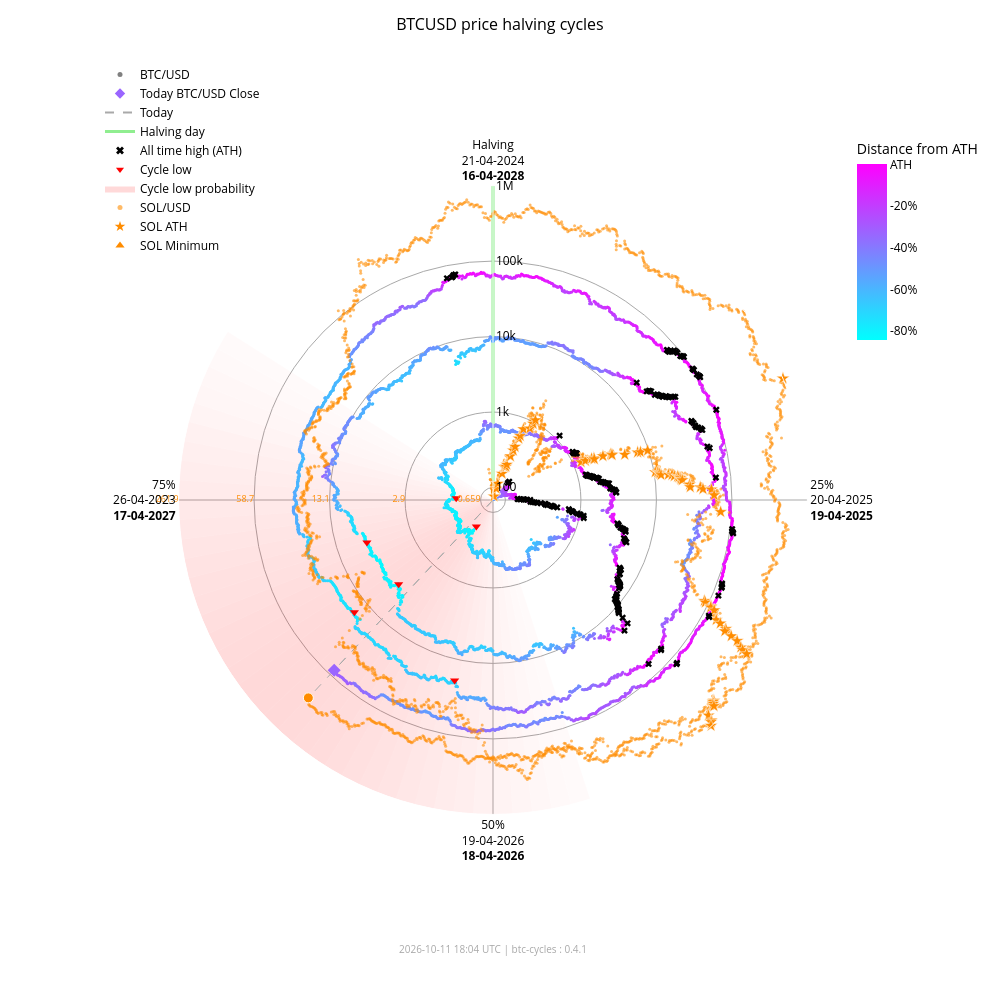

The notebook cell saved with this chart:
### Markdown cell above
### Interactive chart with overlay

### Code cell
fig_overlay_interactive = btc.plot(
    kind="interactive",
    from_date="2012-11-28",
    overlay=sol,
)
fig_overlay_interactive.show(config={"scrollZoom": True, "displayModeBar": True})

### Figure 1 — Plotly figure (JSON) as saved in the notebook; plotly's stock layout.template omitted (floating-point values rounded to 4 significant figures; data arrays with more than 128 entries replaced by an {"elided": "..."} marker saying what was removed)
{"data": [{"fill": "toself", "fillcolor": "rgba(255,0,0,0.018306980149439524)", "hoverinfo": "skip", "line": {"width": 0}, "mode": "lines", "r": [68.43, 1000000, 1000000, 68.43, 68.43], "showlegend": false, "theta": [162.0, 162.0, 165.6, 165.6, 162.0], "type": "scatterpolar"}, {"fill": "toself", "fillcolor": "rgba(255,0,0,0.02405911634527998)", "hoverinfo": "skip", "line": {"width": 0}, "mode": "lines", "r": [68.43, 1000000, 1000000, 68.43, 68.43], "showlegend": false, "theta": [165.6, 165.6, 169.2, 169.2, 165.6], "type": "scatterpolar"}, {"fill": "toself", "fillcolor": "rgba(255,0,0,0.030803449372254352)", "hoverinfo": "skip", "line": {"width": 0}, "mode": "lines", "r": [68.43, 1000000, 1000000, 68.43, 68.43], "showlegend": false, "theta": [169.2, 169.2, 172.8, 172.8, 169.2], "type": "scatterpolar"}, {"fill": "toself", "fillcolor": "rgba(255,0,0,0.03847233586005252)", "hoverinfo": "skip", "line": {"width": 0}, "mode": "lines", "r": [68.43, 1000000, 1000000, 68.43, 68.43], "showlegend": false, "theta": [172.8, 172.8, 176.4, 176.4, 172.8], "type": "scatterpolar"}, {"fill": "toself", "fillcolor": "rgba(255,0,0,0.04694405159551339)", "hoverinfo": "skip", "line": {"width": 0}, "mode": "lines", "r": [68.43, 1000000, 1000000, 68.43, 68.43], "showlegend": false, "theta": [176.4, 176.4, 180.0, 180.0, 176.4], "type": "scatterpolar"}, {"fill": "toself", "fillcolor": "rgba(255,0,0,0.05605603979818329)", "hoverinfo": "skip", "line": {"width": 0}, "mode": "lines", "r": [68.43, 1000000, 1000000, 68.43, 68.43], "showlegend": false, "theta": [180.0, 180.0, 183.6, 183.6, 180.0], "type": "scatterpolar"}, {"fill": "toself", "fillcolor": "rgba(255,0,0,0.06562330627802694)", "hoverinfo": "skip", "line": {"width": 0}, "mode": "lines", "r": [68.43, 1000000, 1000000, 68.43, 68.43], "showlegend": false, "theta": [183.6, 183.6, 187.2, 187.2, 183.6], "type": "scatterpolar"}, {"fill": "toself", "fillcolor": "rgba(255,0,0,0.07545707932574237)", "hoverinfo": "skip", "line": {"width": 0}, "mode": "lines", "r": [68.43, 1000000, 1000000, 68.43, 68.43], "showlegend": false, "theta": [187.2, 187.2, 190.8, 190.8, 187.2], "type": "scatterpolar"}, {"fill": "toself", "fillcolor": "rgba(255,0,0,0.08537841060169407)", "hoverinfo": "skip", "line": {"width": 0}, "mode": "lines", "r": [68.43, 1000000, 1000000, 68.43, 68.43], "showlegend": false, "theta": [190.8, 190.8, 194.4, 194.4, 190.8], "type": "scatterpolar"}, {"fill": "toself", "fillcolor": "rgba(255,0,0,0.09522272137134848)", "hoverinfo": "skip", "line": {"width": 0}, "mode": "lines", "r": [68.43, 1000000, 1000000, 68.43, 68.43], "showlegend": false, "theta": [194.4, 194.4, 198.0, 198.0, 194.4], "type": "scatterpolar"}, {"fill": "toself", "fillcolor": "rgba(255,0,0,0.10483418800389058)", "hoverinfo": "skip", "line": {"width": 0}, "mode": "lines", "r": [68.43, 1000000, 1000000, 68.43, 68.43], "showlegend": false, "theta": [198.0, 198.0, 201.6, 201.6, 198.0], "type": "scatterpolar"}, {"fill": "toself", "fillcolor": "rgba(255,0,0,0.11405248627197925)", "hoverinfo": "skip", "line": {"width": 0}, "mode": "lines", "r": [68.43, 1000000, 1000000, 68.43, 68.43], "showlegend": false, "theta": [201.6, 201.6, 205.2, 205.2, 201.6], "type": "scatterpolar"}, {"fill": "toself", "fillcolor": "rgba(255,0,0,0.12269756305009562)", "hoverinfo": "skip", "line": {"width": 0}, "mode": "lines", "r": [68.43, 1000000, 1000000, 68.43, 68.43], "showlegend": false, "theta": [205.2, 205.2, 208.8, 208.8, 205.2], "type": "scatterpolar"}, {"fill": "toself", "fillcolor": "rgba(255,0,0,0.13055959037792858)", "hoverinfo": "skip", "line": {"width": 0}, "mode": "lines", "r": [68.43, 1000000, 1000000, 68.43, 68.43], "showlegend": false, "theta": [208.8, 208.8, 212.4, 212.4, 208.8], "type": "scatterpolar"}, {"fill": "toself", "fillcolor": "rgba(255,0,0,0.13740037014073872)", "hoverinfo": "skip", "line": {"width": 0}, "mode": "lines", "r": [68.43, 1000000, 1000000, 68.43, 68.43], "showlegend": false, "theta": [212.4, 212.4, 216.0, 216.0, 212.4], "type": "scatterpolar"}, {"fill": "toself", "fillcolor": "rgba(255,0,0,0.14296927208088228)", "hoverinfo": "skip", "line": {"width": 0}, "mode": "lines", "r": [68.43, 1000000, 1000000, 68.43, 68.43], "showlegend": false, "theta": [216.0, 216.0, 219.6, 219.6, 216.0], "type": "scatterpolar"}, {"fill": "toself", "fillcolor": "rgba(255,0,0,0.14703219887325494)", "hoverinfo": "skip", "line": {"width": 0}, "mode": "lines", "r": [68.43, 1000000, 1000000, 68.43, 68.43], "showlegend": false, "theta": [219.6, 219.6, 223.2, 223.2, 219.6], "type": "scatterpolar"}, {"fill": "toself", "fillcolor": "rgba(255,0,0,0.14940752827264187)", "hoverinfo": "skip", "line": {"width": 0}, "mode": "lines", "r": [68.43, 1000000, 1000000, 68.43, 68.43], "showlegend": false, "theta": [223.2, 223.2, 226.8, 226.8, 223.2], "type": "scatterpolar"}, {"fill": "toself", "fillcolor": "rgba(255,0,0,0.15)", "hoverinfo": "skip", "line": {"width": 0}, "mode": "lines", "r": [68.43, 1000000, 1000000, 68.43, 68.43], "showlegend": false, "theta": [226.8, 226.8, 230.4, 230.4, 226.8], "type": "scatterpolar"}, {"fill": "toself", "fillcolor": "rgba(255,0,0,0.14882314851976614)", "hoverinfo": "skip", "line": {"width": 0}, "mode": "lines", "r": [68.43, 1000000, 1000000, 68.43, 68.43], "showlegend": false, "theta": [230.4, 230.4, 234.0, 234.0, 230.4], "type": "scatterpolar"}, {"fill": "toself", "fillcolor": "rgba(255,0,0,0.14600334989350275)", "hoverinfo": "skip", "line": {"width": 0}, "mode": "lines", "r": [68.43, 1000000, 1000000, 68.43, 68.43], "showlegend": false, "theta": [234.0, 234.0, 237.6, 237.6, 234.0], "type": "scatterpolar"}, {"fill": "toself", "fillcolor": "rgba(255,0,0,0.14176315293000513)", "hoverinfo": "skip", "line": {"width": 0}, "mode": "lines", "r": [68.43, 1000000, 1000000, 68.43, 68.43], "showlegend": false, "theta": [237.6, 237.6, 241.2, 241.2, 237.6], "type": "scatterpolar"}, {"fill": "toself", "fillcolor": "rgba(255,0,0,0.1363869302869166)", "hoverinfo": "skip", "line": {"width": 0}, "mode": "lines", "r": [68.43, 1000000, 1000000, 68.43, 68.43], "showlegend": false, "theta": [241.2, 241.2, 244.8, 244.8, 241.2], "type": "scatterpolar"}, {"fill": "toself", "fillcolor": "rgba(255,0,0,0.13017643696734477)", "hoverinfo": "skip", "line": {"width": 0}, "mode": "lines", "r": [68.43, 1000000, 1000000, 68.43, 68.43], "showlegend": false, "theta": [244.8, 244.8, 248.4, 248.4, 244.8], "type": "scatterpolar"}, {"fill": "toself", "fillcolor": "rgba(255,0,0,0.1234063302665758)", "hoverinfo": "skip", "line": {"width": 0}, "mode": "lines", "r": [68.43, 1000000, 1000000, 68.43, 68.43], "showlegend": false, "theta": [248.4, 248.4, 252.0, 252.0, 248.4], "type": "scatterpolar"}, {"fill": "toself", "fillcolor": "rgba(255,0,0,0.11628949020714345)", "hoverinfo": "skip", "line": {"width": 0}, "mode": "lines", "r": [68.43, 1000000, 1000000, 68.43, 68.43], "showlegend": false, "theta": [252.0, 252.0, 255.6, 255.6, 252.0], "type": "scatterpolar"}, {"fill": "toself", "fillcolor": "rgba(255,0,0,0.108959277972535)", "hoverinfo": "skip", "line": {"width": 0}, "mode": "lines", "r": [68.43, 1000000, 1000000, 68.43, 68.43], "showlegend": false, "theta": [255.6, 255.6, 259.2, 259.2, 255.6], "type": "scatterpolar"}, {"fill": "toself", "fillcolor": "rgba(255,0,0,0.1014715299920515)", "hoverinfo": "skip", "line": {"width": 0}, "mode": "lines", "r": [68.43, 1000000, 1000000, 68.43, 68.43], "showlegend": false, "theta": [259.2, 259.2, 262.8, 262.8, 259.2], "type": "scatterpolar"}, {"fill": "toself", "fillcolor": "rgba(255,0,0,0.09382430417652897)", "hoverinfo": "skip", "line": {"width": 0}, "mode": "lines", "r": [68.43, 1000000, 1000000, 68.43, 68.43], "showlegend": false, "theta": [262.8, 262.8, 266.4, 266.4, 262.8], "type": "scatterpolar"}, {"fill": "toself", "fillcolor": "rgba(255,0,0,0.08598937207621672)", "hoverinfo": "skip", "line": {"width": 0}, "mode": "lines", "r": [68.43, 1000000, 1000000, 68.43, 68.43], "showlegend": false, "theta": [266.4, 266.4, 270.0, 270.0, 266.4], "type": "scatterpolar"}, {"fill": "toself", "fillcolor": "rgba(255,0,0,0.07794710108398434)", "hoverinfo": "skip", "line": {"width": 0}, "mode": "lines", "r": [68.43, 1000000, 1000000, 68.43, 68.43], "showlegend": false, "theta": [270.0, 270.0, 273.6, 273.6, 270.0], "type": "scatterpolar"}, {"fill": "toself", "fillcolor": "rgba(255,0,0,0.06971614429145927)", "hoverinfo": "skip", "line": {"width": 0}, "mode": "lines", "r": [68.43, 1000000, 1000000, 68.43, 68.43], "showlegend": false, "theta": [273.6, 273.6, 277.2, 277.2, 273.6], "type": "scatterpolar"}, {"fill": "toself", "fillcolor": "rgba(255,0,0,0.061371174705723626)", "hoverinfo": "skip", "line": {"width": 0}, "mode": "lines", "r": [68.43, 1000000, 1000000, 68.43, 68.43], "showlegend": false, "theta": [277.2, 277.2, 280.8, 280.8, 277.2], "type": "scatterpolar"}, {"fill": "toself", "fillcolor": "rgba(255,0,0,0.05304520605236535)", "hoverinfo": "skip", "line": {"width": 0}, "mode": "lines", "r": [68.43, 1000000, 1000000, 68.43, 68.43], "showlegend": false, "theta": [280.8, 280.8, 284.4, 284.4, 280.8], "type": "scatterpolar"}, {"fill": "toself", "fillcolor": "rgba(255,0,0,0.044916938988340704)", "hoverinfo": "skip", "line": {"width": 0}, "mode": "lines", "r": [68.43, 1000000, 1000000, 68.43, 68.43], "showlegend": false, "theta": [284.4, 284.4, 288.0, 288.0, 284.4], "type": "scatterpolar"}, {"fill": "toself", "fillcolor": "rgba(255,0,0,0.0371870550186571)", "hoverinfo": "skip", "line": {"width": 0}, "mode": "lines", "r": [68.43, 1000000, 1000000, 68.43, 68.43], "showlegend": false, "theta": [288.0, 288.0, 291.6, 291.6, 288.0], "type": "scatterpolar"}, {"fill": "toself", "fillcolor": "rgba(255,0,0,0.030049603184432498)", "hoverinfo": "skip", "line": {"width": 0}, "mode": "lines", "r": [68.43, 1000000, 1000000, 68.43, 68.43], "showlegend": false, "theta": [291.6, 291.6, 295.2, 295.2, 291.6], "type": "scatterpolar"}, {"fill": "toself", "fillcolor": "rgba(255,0,0,0.023665126797805223)", "hoverinfo": "skip", "line": {"width": 0}, "mode": "lines", "r": [68.43, 1000000, 1000000, 68.43, 68.43], "showlegend": false, "theta": [295.2, 295.2, 298.8, 298.8, 295.2], "type": "scatterpolar"}, {"fill": "toself", "fillcolor": "rgba(255,0,0,0.018141004067302662)", "hoverinfo": "skip", "line": {"width": 0}, "mode": "lines", "r": [68.43, 1000000, 1000000, 68.43, 68.43], "showlegend": false, "theta": [298.8, 298.8, 302.4, 302.4, 298.8], "type": "scatterpolar"}, {"hoverinfo": "skip", "line": {"color": "darkgrey", "dash": "dash", "width": 1}, "mode": "lines", "r": [68.43, 82910.0], "showlegend": false, "theta": [223.0, 223.0], "type": "scatterpolar"}, {"hoverinfo": "skip", "line": {"color": "darkgrey", "dash": "dash", "width": 1}, "mode": "lines", "r": [68.43, 263300.0], "showlegend": false, "theta": [223.0, 223.0], "type": "scatterpolar"}, {"hoverinfo": "skip", "line": {"color": "lightgreen", "width": 3}, "mode": "lines", "r": [68.43, 1000000], "showlegend": false, "theta": [0, 0], "type": "scatterpolar"}, {"hoverinfo": "text", "marker": {"color": {"elided": "4915 str values"}, "size": 3}, "mode": "markers", "r": {"elided": "4915 float values"}, "showlegend": false, "text": {"elided": "4915 str values"}, "theta": {"elided": "4915 float values"}, "type": "scatterpolar"}, {"hoverinfo": "text", "marker": {"color": "#FF8C00", "opacity": 0.6, "size": 3}, "mode": "markers", "r": {"elided": "2375 float values"}, "showlegend": false, "text": {"elided": "2375 str values"}, "theta": {"elided": "2375 float values"}, "type": "scatterpolar"}, {"hoverinfo": "text", "marker": {"color": "#9a65ff", "size": 10, "symbol": "diamond"}, "mode": "markers", "r": [82910.0], "showlegend": false, "text": ["Today<br>Date: 2026-10-10<br>Price: $82,912.23"], "theta": [223.0], "type": "scatterpolar"}, {"hoverinfo": "text", "marker": {"color": "#FF8C00", "line": {"color": "white", "width": 1}, "size": 10, "symbol": "circle"}, "mode": "markers", "r": [263300.0], "showlegend": false, "text": ["Today SOL<br>Date: 2026-10-10<br>Price: $110.03"], "theta": [223.0], "type": "scatterpolar"}, {"hoverinfo": "text", "marker": {"color": "#FF8C00", "line": {"color": "white", "width": 0.5}, "size": 10, "symbol": "star"}, "mode": "markers", "r": [68.43, 76.69, 98.28, 115.1, 160.2, 199.2, 200.3, 203.8, 217.3, 287.8, 349.8, 397.3, 523.3, 573.2, 718.1, 798.5, 948.0, 1078.0, 1271.0, 1461.0, 1785.0, 1908.0, 1917.0, 2530.0, 3215.0, 3302.0, 3322.0, 4795.0, 7121.0, 7760.0, 9679.0, 10370.0, 11210.0, 11600.0, 11830.0, 12190.0, 15220.0, 16990.0, 18090.0, 20010.0, 20730.0, 21720.0, 21920.0, 22700.0, 28100.0, 28410.0, 38550.0, 41750.0, 54000.0, 58230.0, 71670.0, 86520.0, 90770.0, 111800.0, 112400.0, 128500.0, 155700.0, 182600.0, 229400.0, 231200.0, 295100.0, 371400.0, 451600.0, 493500.0, 583700.0, 612100.0, 618900.0, 644000.0, 686600.0, 744100.0, 879500.0, 907500.0, 980900.0, 1000000.0], "showlegend": false, "text": ["SOL ATH<br>Date: 2020-04-10<br>Price: $0.95", "SOL ATH<br>Date: 2020-07-12<br>Price: $1.02", "SOL ATH<br>Date: 2020-07-13<br>Price: $1.18", "SOL ATH<br>Date: 2020-07-15<br>Price: $1.29", "SOL ATH<br>Date: 2020-07-26<br>Price: $1.57", "SOL ATH<br>Date: 2020-07-27<br>Price: $1.78", "SOL ATH<br>Date: 2020-07-28<br>Price: $1.78", "SOL ATH<br>Date: 2020-08-03<br>Price: $1.80", "SOL ATH<br>Date: 2020-08-04<br>Price: $1.87", "SOL ATH<br>Date: 2020-08-06<br>Price: $2.21", "SOL ATH<br>Date: 2020-08-08<br>Price: $2.47", "SOL ATH<br>Date: 2020-08-09<br>Price: $2.67", "SOL ATH<br>Date: 2020-08-10<br>Price: $3.13", "SOL ATH<br>Date: 2020-08-11<br>Price: $3.30", "SOL ATH<br>Date: 2020-08-12<br>Price: $3.77", "SOL ATH<br>Date: 2020-08-28<br>Price: $4.01", "SOL ATH<br>Date: 2020-08-30<br>Price: $4.44", "SOL ATH<br>Date: 2020-08-31<br>Price: $4.78", "SOL ATH<br>Date: 2021-02-02<br>Price: $5.27", "SOL ATH<br>Date: 2021-02-03<br>Price: $5.72", "SOL ATH<br>Date: 2021-02-04<br>Price: $6.43", "SOL ATH<br>Date: 2021-02-05<br>Price: $6.68", "SOL ATH<br>Date: 2021-02-07<br>Price: $6.70", "SOL ATH<br>Date: 2021-02-08<br>Price: $7.88", "SOL ATH<br>Date: 2021-02-10<br>Price: $9.07", "SOL ATH<br>Date: 2021-02-11<br>Price: $9.22", "SOL ATH<br>Date: 2021-02-12<br>Price: $9.25", "SOL ATH<br>Date: 2021-02-19<br>Price: $11.47", "SOL ATH<br>Date: 2021-02-22<br>Price: $14.45", "SOL ATH<br>Date: 2021-02-23<br>Price: $15.20", "SOL ATH<br>Date: 2021-02-24<br>Price: $17.30", "SOL ATH<br>Date: 2021-03-28<br>Price: $18.02", "SOL ATH<br>Date: 2021-03-29<br>Price: $18.85", "SOL ATH<br>Date: 2021-03-30<br>Price: $19.23", "SOL ATH<br>Date: 2021-03-31<br>Price: $19.47", "SOL ATH<br>Date: 2021-04-02<br>Price: $19.81", "SOL ATH<br>Date: 2021-04-03<br>Price: $22.55", "SOL ATH<br>Date: 2021-04-04<br>Price: $24.06", "SOL ATH<br>Date: 2021-04-06<br>Price: $24.96", "SOL ATH<br>Date: 2021-04-07<br>Price: $26.48", "SOL ATH<br>Date: 2021-04-08<br>Price: $27.03", "SOL ATH<br>Date: 2021-04-09<br>Price: $27.78", "SOL ATH<br>Date: 2021-04-11<br>Price: $27.93", "SOL ATH<br>Date: 2021-04-12<br>Price: $28.51", "SOL ATH<br>Date: 2021-04-18<br>Price: $32.30", "SOL ATH<br>Date: 2021-04-21<br>Price: $32.51", "SOL ATH<br>Date: 2021-04-22<br>Price: $38.88", "SOL ATH<br>Date: 2021-04-24<br>Price: $40.74", "SOL ATH<br>Date: 2021-04-25<br>Price: $47.37", "SOL ATH<br>Date: 2021-05-01<br>Price: $49.51", "SOL ATH<br>Date: 2021-05-18<br>Price: $55.91", "SOL ATH<br>Date: 2021-08-16<br>Price: $62.43", "SOL ATH<br>Date: 2021-08-17<br>Price: $64.21", "SOL ATH<br>Date: 2021-08-18<br>Price: $72.54", "SOL ATH<br>Date: 2021-08-19<br>Price: $72.76", "SOL ATH<br>Date: 2021-08-20<br>Price: $78.72", "SOL ATH<br>Date: 2021-08-27<br>Price: $88.09", "SOL ATH<br>Date: 2021-08-28<br>Price: $96.70", "SOL ATH<br>Date: 2021-08-30<br>Price: $110.54", "SOL ATH<br>Date: 2021-09-01<br>Price: $111.03", "SOL ATH<br>Date: 2021-09-02<br>Price: $128.10", "SOL ATH<br>Date: 2021-09-03<br>Price: $146.58", "SOL ATH<br>Date: 2021-09-06<br>Price: $164.38", "SOL ATH<br>Date: 2021-09-07<br>Price: $173.15", "SOL ATH<br>Date: 2021-09-08<br>Price: $191.04", "SOL ATH<br>Date: 2021-10-22<br>Price: $196.43", "SOL ATH<br>Date: 2021-10-23<br>Price: $197.70", "SOL ATH<br>Date: 2021-10-24<br>Price: $202.36", "SOL ATH<br>Date: 2021-10-25<br>Price: $210.10", "SOL ATH<br>Date: 2021-11-02<br>Price: $220.24", "SOL ATH<br>Date: 2021-11-03<br>Price: $242.90", "SOL ATH<br>Date: 2021-11-04<br>Price: $247.39", "SOL ATH<br>Date: 2021-11-06<br>Price: $258.93", "SOL ATH<br>Date: 2025-01-18<br>Price: $261.87"], "theta": [352.0, 15.5, 15.75, 16.25, 19.0, 19.25, 19.5, 21.0, 21.25, 21.75, 22.25, 22.5, 22.75, 23.0, 23.25, 27.25, 27.75, 28.0, 66.75, 67.0, 67.25, 67.5, 68.0, 68.25, 68.75, 69.0, 69.25, 71.0, 71.75, 72.0, 72.25, 80.25, 80.5, 80.75, 81.0, 81.5, 81.75, 82.0, 82.5, 82.75, 83.0, 83.25, 83.75, 84.0, 85.5, 86.25, 86.5, 87.0, 87.25, 88.75, 93.0, 115.5, 115.8, 116.0, 116.2, 116.5, 118.2, 118.5, 119.0, 119.5, 119.8, 120.0, 120.7, 121.0, 121.3, 132.2, 132.5, 132.8, 133.0, 135.0, 135.2, 135.5, 136.0, 67.25], "type": "scatterpolar"}, {"hoverinfo": "text", "marker": {"color": "#FF8C00", "line": {"color": "white", "width": 0.5}, "size": 10, "symbol": "triangle-up"}, "mode": "markers", "r": [68.43], "showlegend": false, "text": ["SOL Minimum<br>Date: 2020-05-11<br>Price: $0.52"], "theta": [0.0], "type": "scatterpolar"}, {"hoverinfo": "text", "marker": {"color": "black", "size": 6, "symbol": "x"}, "mode": "markers", "r": {"elided": "182 float values"}, "showlegend": false, "text": {"elided": "182 str values"}, "theta": {"elided": "182 float values"}, "type": "scatterpolar"}, {"hoverinfo": "text", "marker": {"color": "red", "size": 8, "symbol": "triangle-down"}, "mode": "markers", "r": [178.1, 210.5, 3237.0, 3961.0, 19020.0, 15790.0], "showlegend": false, "text": ["Cycle Low<br>Date: 2015-01-14<br>Price: $178.10<br>ATH distance: -84.5%", "Cycle Low<br>Date: 2015-08-24<br>Price: $210.49<br>ATH distance: -81.7%", "Cycle Low<br>Date: 2018-12-15<br>Price: $3,236.76<br>ATH distance: -83.4%", "Cycle Low<br>Date: 2019-03-15<br>Price: $3,960.91<br>ATH distance: -79.7%", "Cycle Low<br>Date: 2022-06-18<br>Price: $19,017.64<br>ATH distance: -71.9%", "Cycle Low<br>Date: 2022-11-21<br>Price: $15,787.28<br>ATH distance: -76.6%"], "theta": [212.1, 272.7, 228.3, 251.4, 192.0, 231.0], "type": "scatterpolar"}, {"marker": {"color": "grey", "size": 5}, "mode": "markers", "name": "BTC/USD", "r": [null], "theta": [null], "type": "scatterpolar"}, {"marker": {"color": "#9a65ff", "size": 8, "symbol": "diamond"}, "mode": "markers", "name": "Today BTC/USD Close", "r": [null], "theta": [null], "type": "scatterpolar"}, {"line": {"color": "darkgrey", "dash": "dash"}, "mode": "lines", "name": "Today", "r": [null], "theta": [null], "type": "scatterpolar"}, {"line": {"color": "lightgreen", "width": 3}, "mode": "lines", "name": "Halving day", "r": [null], "theta": [null], "type": "scatterpolar"}, {"marker": {"color": "black", "size": 7, "symbol": "x"}, "mode": "markers", "name": "All time high (ATH)", "r": [null], "theta": [null], "type": "scatterpolar"}, {"marker": {"color": "red", "size": 7, "symbol": "triangle-down"}, "mode": "markers", "name": "Cycle low", "r": [null], "theta": [null], "type": "scatterpolar"}, {"fill": "toself", "fillcolor": "rgba(255,0,0,0.15)", "line": {"width": 0}, "mode": "lines", "name": "Cycle low probability", "r": [null], "theta": [null], "type": "scatterpolar"}, {"marker": {"color": "#FF8C00", "opacity": 0.6, "size": 5}, "mode": "markers", "name": "SOL/USD", "r": [null], "theta": [null], "type": "scatterpolar"}, {"marker": {"color": "#FF8C00", "size": 8, "symbol": "star"}, "mode": "markers", "name": "SOL ATH", "r": [null], "theta": [null], "type": "scatterpolar"}, {"marker": {"color": "#FF8C00", "size": 8, "symbol": "triangle-up"}, "mode": "markers", "name": "SOL Minimum", "r": [null], "theta": [null], "type": "scatterpolar"}, {"hoverinfo": "skip", "marker": {"cmax": 0, "cmin": -0.8453, "color": [0], "colorbar": {"len": 0.25, "ticktext": ["ATH", "-20%", "-40%", "-60%", "-80%", "-100%"], "tickvals": [0, -0.2, -0.4, -0.6, -0.8, -1.0], "title": {"text": "Distance from ATH"}, "x": 0.95, "y": 0.92, "yanchor": "top"}, "colorscale": {"elided": "256x2 mixed values"}, "showscale": true, "size": 0}, "mode": "markers", "r": [null], "showlegend": false, "theta": [null], "type": "scatterpolar"}, {"hoverinfo": "skip", "mode": "text", "r": [100, 1000, 10000, 100000, 1000000], "showlegend": false, "text": ["0.659", "2.9", "13.1", "58.7", "261.9"], "textfont": {"color": "#FF8C00", "size": 9}, "textposition": "middle left", "theta": [270, 270, 270, 270, 270], "type": "scatterpolar"}], "layout": {"annotations": [{"font": {"color": "darkgrey", "size": 10}, "showarrow": false, "text": "2026-10-11 18:04 UTC | btc-cycles : 0.4.1", "x": 0.5, "xref": "paper", "y": -0.02, "yref": "paper"}], "font": {"color": "black"}, "height": 1000, "legend": {"bgcolor": "rgba(0,0,0,0)", "font": {"color": "black"}, "x": 0.0, "y": 1.0}, "margin": {"b": 60, "l": 100, "r": 80, "t": 60}, "paper_bgcolor": "white", "plot_bgcolor": "white", "polar": {"angularaxis": {"color": "black", "direction": "clockwise", "gridcolor": "darkgrey", "rotation": 90, "ticktext": ["Halving<br>21-04-2024<br><b>16-04-2028</b>", "25%<br>20-04-2025<br><b>19-04-2025</b>", "50%<br>19-04-2026<br><b>18-04-2026</b>", "75%<br>26-04-2023<br><b>17-04-2027</b>"], "tickvals": [0, 90, 180, 270]}, "bgcolor": "white", "domain": {"x": [0.1, 0.9], "y": [0.05, 0.95]}, "radialaxis": {"angle": 90, "color": "black", "gridcolor": "darkgrey", "range": [1.835, 6.0], "tickangle": 90, "ticktext": ["100", "1k", "10k", "100k", "1M"], "tickvals": [100, 1000, 10000, 100000, 1000000], "type": "log"}}, "title": {"font": {"color": "black", "size": 16}, "text": "BTCUSD price halving cycles", "x": 0.5}, "width": 1000}}
